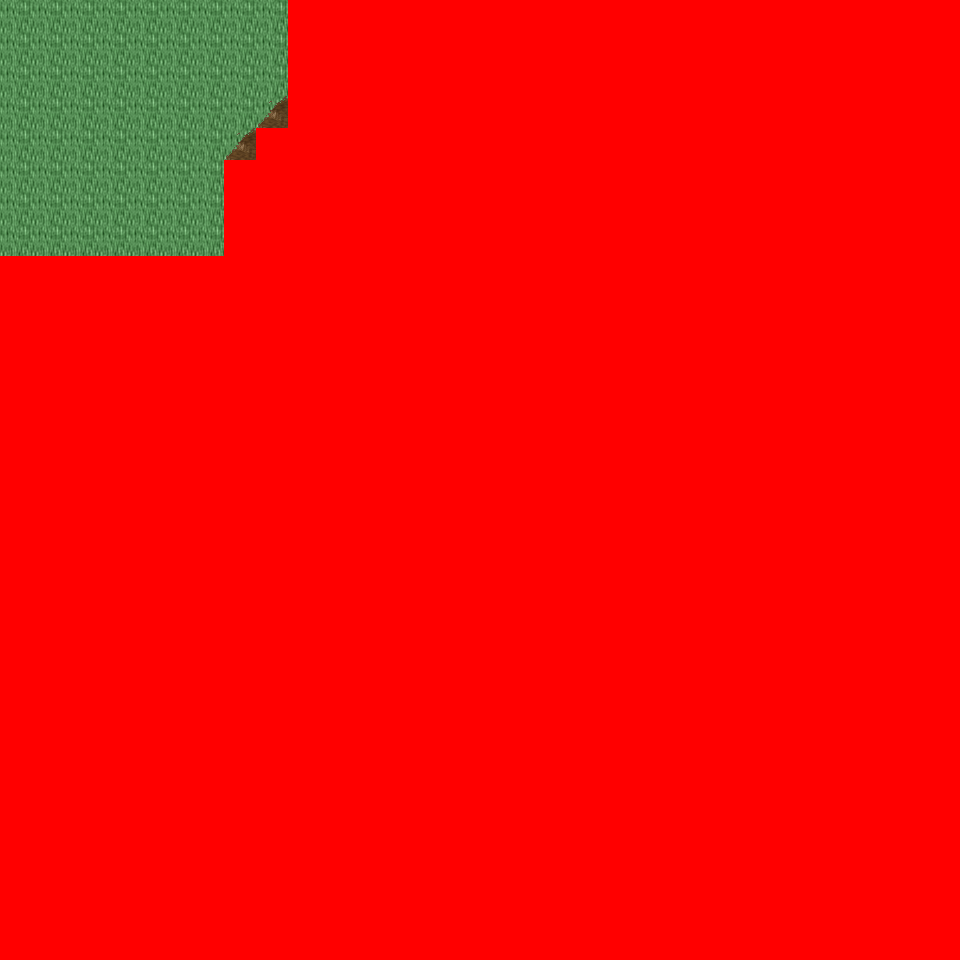

This game map was drawn from its Tiled (.tmx) file and the tilesets committed beside it. A one-line description and the trimmed map source follow:
An orthogonal 30x30 tile map with 32x32 px tiles, 6 tile layers (Ground, Object, Object2, Above, ...), 32 tilesets and 2 objects (2x mapchange).

<map version="1.0" orientation="orthogonal" renderorder="right-down" width="30" height="30" tilewidth="32" tileheight="32" nextobjectid="3">
  <tileset firstgid="1" name="tileset_logic_collision" tilewidth="32" tileheight="32" tilecount="1" columns="1">
    <image source="../drawable/tileset_logic_collision.png" width="32" height="32" />
  </tileset>
  <tileset firstgid="2" name="tileset_ground_ridge_earth_pale" tilewidth="32" tileheight="32" tilecount="96" columns="12">
    <image source="../drawable/tileset_ground_ridge_earth_pale.png" width="384" height="256" />
  </tileset>
  <tileset firstgid="98" name="tileset_ground_ridge_earth_dark" tilewidth="32" tileheight="32" tilecount="96" columns="12">
    <image source="../drawable/tileset_ground_ridge_earth_dark.png" width="384" height="256" />
  </tileset>
  <tileset firstgid="194" name="tileset_ground_ground" tilewidth="32" tileheight="32" tilecount="33" columns="3">
    <image source="../drawable/tileset_ground_ground.png" width="96" height="352" />
  </tileset>
  <tileset firstgid="227" name="tileset_building_castle" tilewidth="32" tileheight="32" tilecount="320" columns="20">
    <image source="../drawable/tileset_building_castle.png" width="640" height="512" />
  </tileset>
  <tileset firstgid="547" name="tileset_ground_grass_corners" tilewidth="32" tileheight="32" tilecount="24" columns="6">
    <image source="../drawable/tileset_ground_grass_corners.png" width="192" height="128" />
  </tileset>
  <tileset firstgid="571" name="tileset_ground_grass_edges" tilewidth="32" tileheight="32" tilecount="36" columns="12">
    <image source="../drawable/tileset_ground_grass_edges.png" width="384" height="96" />
  </tileset>
  <tileset firstgid="607" name="tileset_item_pot_barrels_1" tilewidth="32" tileheight="32" tilecount="8" columns="4">
    <image source="../drawable/tileset_item_pot_barrels_1.png" width="128" height="64" />
  </tileset>
  <tileset firstgid="615" name="tileset_item_weapon_cannon" tilewidth="32" tileheight="32" tilecount="12" columns="3">
    <image source="../drawable/tileset_item_weapon_cannon.png" width="96" height="128" />
  </tileset>
  <tileset firstgid="627" name="tileset_building_door_door" tilewidth="32" tileheight="32" tilecount="6" columns="3">
    <image source="../drawable/tileset_building_door_door.png" width="96" height="64" />
  </tileset>
  <tileset firstgid="633" name="tileset_building_door_closed" tilewidth="32" tileheight="32" tilecount="1" columns="1">
    <image source="../drawable/tileset_building_door_closed.png" width="32" height="32" />
  </tileset>
  <tileset firstgid="634" name="tileset_building_window_window_centered" tilewidth="32" tileheight="32" tilecount="1" columns="1">
    <image source="../drawable/tileset_building_window_window_centered.png" width="32" height="32" />
  </tileset>
  <tileset firstgid="635" name="tileset_building_decoration_chimney_big" tilewidth="32" tileheight="32" tilecount="2" columns="1">
    <image source="../drawable/tileset_building_decoration_chimney_big.png" width="32" height="64" />
  </tileset>
  <tileset firstgid="637" name="tileset_building_tan_building" tilewidth="32" tileheight="32" tilecount="24" columns="4">
    <image source="../drawable/tileset_building_tan_building.png" width="128" height="192" />
  </tileset>
  <tileset firstgid="661" name="tileset_building_museum" tilewidth="32" tileheight="32" tilecount="56" columns="7">
    <image source="../drawable/tileset_building_museum.png" width="224" height="256" />
  </tileset>
  <tileset firstgid="717" name="tileset_building_decoration_chimney" tilewidth="32" tileheight="32" tilecount="2" columns="1">
    <image source="../drawable/tileset_building_decoration_chimney.png" width="32" height="64" />
  </tileset>
  <tileset firstgid="719" name="tileset_plant_tree_fall_trees" tilewidth="32" tileheight="32" tilecount="40" columns="8">
    <image source="../drawable/tileset_plant_tree_fall_trees.png" width="256" height="160" />
  </tileset>
  <tileset firstgid="759" name="tileset_plant_leaves" tilewidth="32" tileheight="32" tilecount="8" columns="4">
    <image source="../drawable/tileset_plant_leaves.png" width="128" height="64" />
  </tileset>
  <tileset firstgid="767" name="tileset_plant_vine" tilewidth="32" tileheight="32" tilecount="3" columns="1">
    <image source="../drawable/tileset_plant_vine.png" width="32" height="96" />
  </tileset>
  <tileset firstgid="770" name="tileset_item_pot_pot_burgundy" tilewidth="32" tileheight="32" tilecount="1" columns="1">
    <image source="../drawable/tileset_item_pot_pot_burgundy.png" width="32" height="32" />
  </tileset>
  <tileset firstgid="771" name="tileset_building_stairs_stairs_grey" tilewidth="32" tileheight="32" tilecount="6" columns="3">
    <image source="../drawable/tileset_building_stairs_stairs_grey.png" width="96" height="64" />
  </tileset>
  <tileset firstgid="777" name="tileset_furniture_light_lamp_blue" tilewidth="32" tileheight="32" tilecount="3" columns="1">
    <image source="../drawable/tileset_furniture_light_lamp_blue.png" width="32" height="96" />
  </tileset>
  <tileset firstgid="780" name="tileset_plant_flower_daisy_blue" tilewidth="32" tileheight="32" tilecount="8" columns="2">
    <image source="../drawable/tileset_plant_flower_daisy_blue.png" width="64" height="128" />
  </tileset>
  <tileset firstgid="788" name="tileset_plant_flower_daisy_red" tilewidth="32" tileheight="32" tilecount="8" columns="2">
    <image source="../drawable/tileset_plant_flower_daisy_red.png" width="64" height="128" />
  </tileset>
  <tileset firstgid="796" name="tileset_plant_flower_daisy_white" tilewidth="32" tileheight="32" tilecount="8" columns="2">
    <image source="../drawable/tileset_plant_flower_daisy_white.png" width="64" height="128" />
  </tileset>
  <tileset firstgid="804" name="tileset_plant_flower_daisy_yellow" tilewidth="32" tileheight="32" tilecount="8" columns="2">
    <image source="../drawable/tileset_plant_flower_daisy_yellow.png" width="64" height="128" />
  </tileset>
  <tileset firstgid="812" name="tileset_ground_ground_3" tilewidth="32" tileheight="32" tilecount="5" columns="5">
    <image source="../drawable/tileset_ground_ground_3.png" width="160" height="32" />
  </tileset>
  <tileset firstgid="817" name="tileset_building_cottage" tilewidth="32" tileheight="32" tilecount="256" columns="16">
    <image source="../drawable/tileset_building_cottage.png" width="512" height="512" />
  </tileset>
  <tileset firstgid="1073" name="tileset_building_roof_thatched_roof" tilewidth="32" tileheight="32" tilecount="256" columns="16">
    <image source="../drawable/tileset_building_roof_thatched_roof.png" width="512" height="512" />
  </tileset>
  <tileset firstgid="1329" name="tileset_building_door_doors" tilewidth="32" tileheight="32" tilecount="256" columns="16">
    <image source="../drawable/tileset_building_door_doors.png" width="512" height="512" />
  </tileset>
  <tileset firstgid="1585" name="tileset_building_window_windows" tilewidth="32" tileheight="32" tilecount="256" columns="16">
    <image source="../drawable/tileset_building_window_windows.png" width="512" height="512" />
  </tileset>
  <tileset firstgid="1841" name="tileset_building_decoration_banner" tilewidth="32" tileheight="32" tilecount="12" columns="1">
    <image source="../drawable/tileset_building_decoration_banner.png" width="32" height="384" />
  </tileset>
  <layer name="Ground" width="30" height="30">
    <data>[900 cells, 240 non-empty, 4 distinct tile ids]</data>
  </layer>
  <layer name="Object" width="30" height="30">
    <data>[900 cells, 53 non-empty, 10 distinct tile ids]</data>
  </layer>
  <layer name="Object2" width="30" height="30">
    <data>[900 cells, 0 non-empty, 0 distinct tile ids]</data>
  </layer>
  <layer name="Above" width="30" height="30">
    <data>[900 cells, 0 non-empty, 0 distinct tile ids]</data>
  </layer>
  <layer name="Above2" width="30" height="30">
    <data>[900 cells, 0 non-empty, 0 distinct tile ids]</data>
  </layer>
  <layer name="Walkable" width="30" height="30">
    <data>[900 cells, 835 non-empty, 1 distinct tile ids]</data>
  </layer>
  <objectgroup name="MapEvents">
    <object id="1" name="north" type="mapchange" x="0" y="0" width="288" height="32">
      <properties>
        <property name="map" value="0_ados_mountain_n2_w2_x2_y3" />
        <property name="place" value="south" />
      </properties>
    </object>
    <object id="2" name="west" type="mapchange" x="0" y="0" width="32" height="256">
      <properties>
        <property name="map" value="0_ados_mountain_n2_w2_x1_y4" />
        <property name="place" value="east" />
      </properties>
    </object>
  </objectgroup>
</map>
